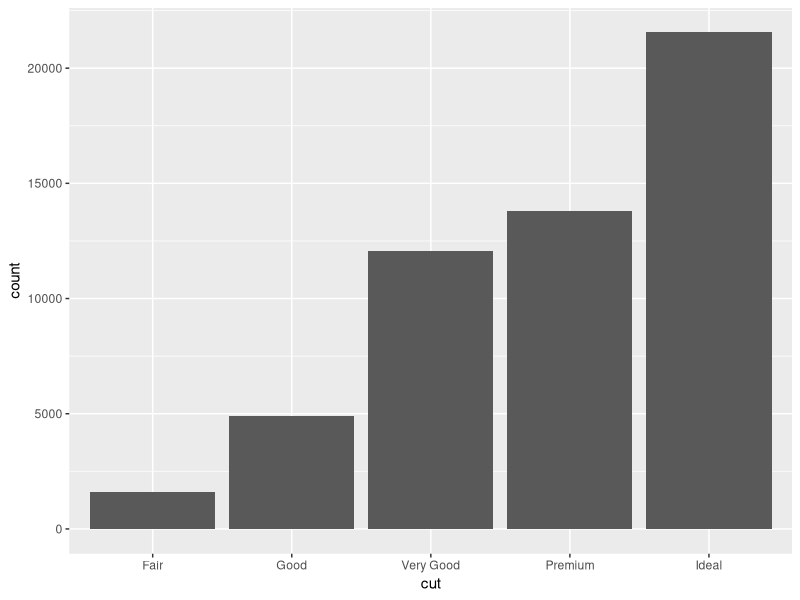
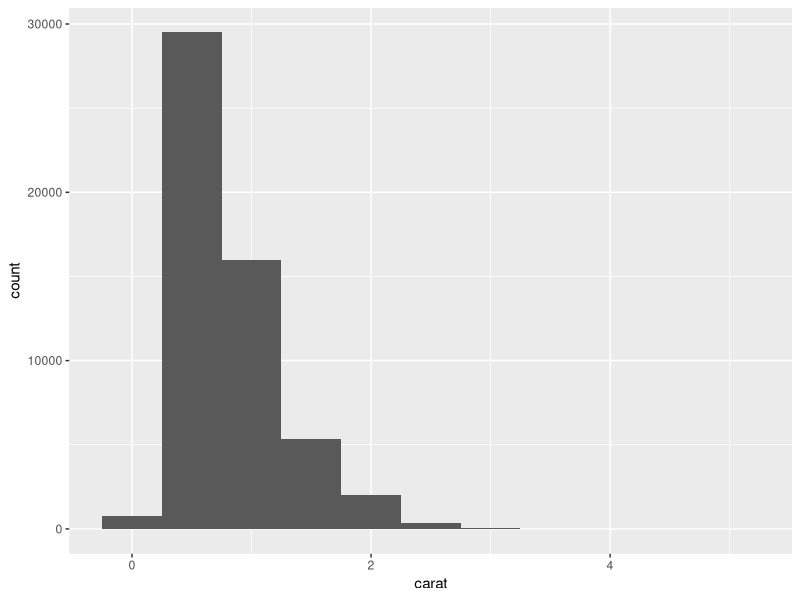
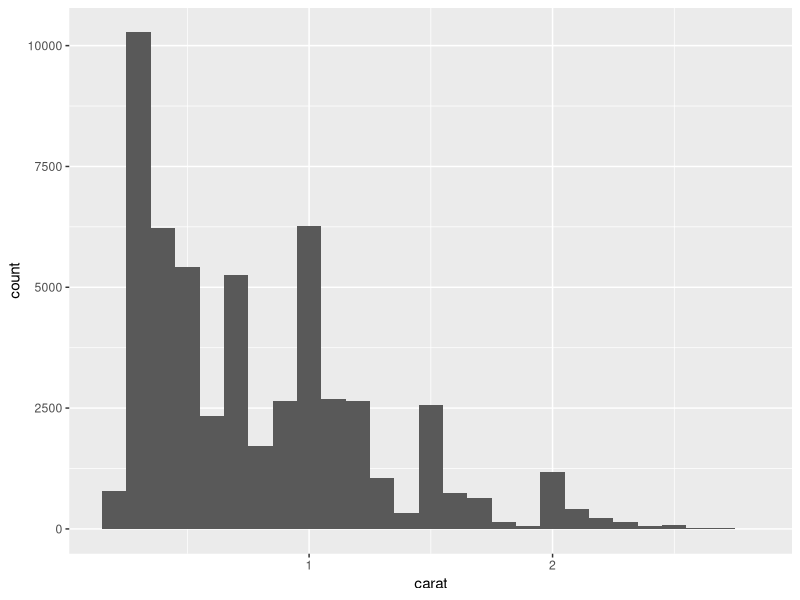
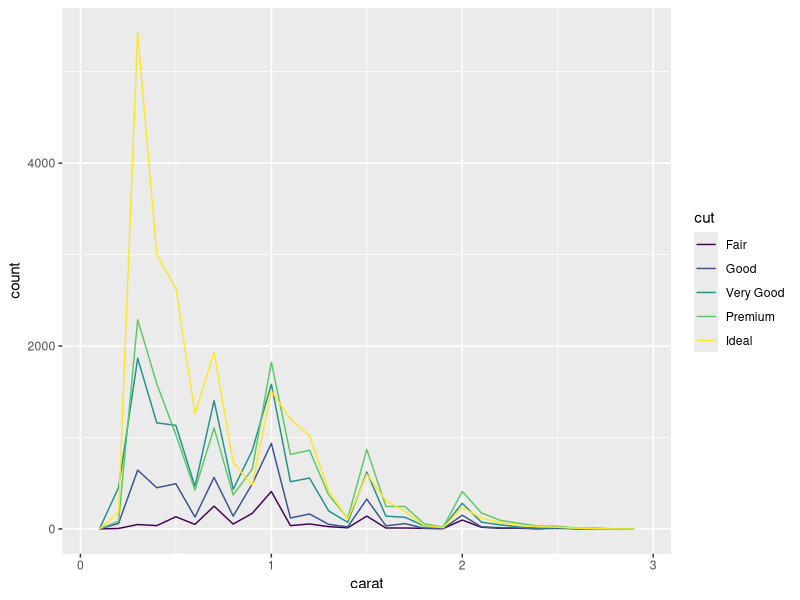
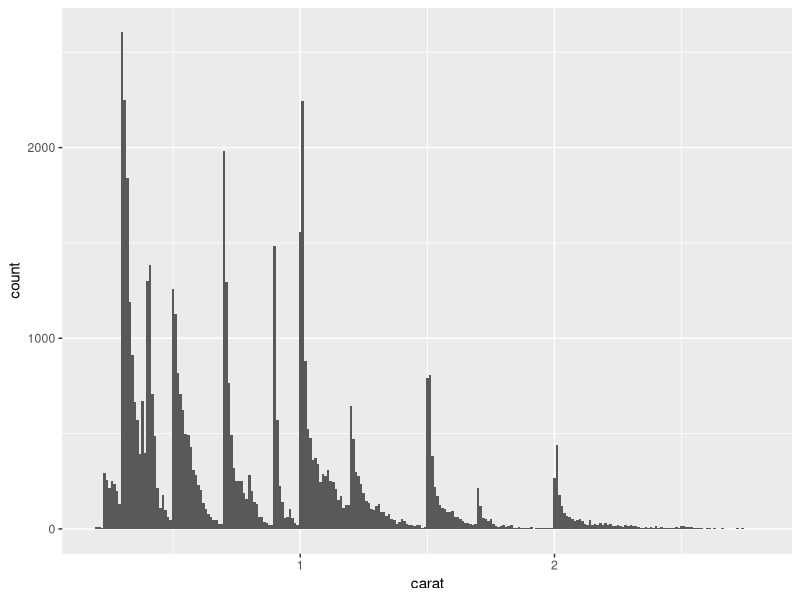
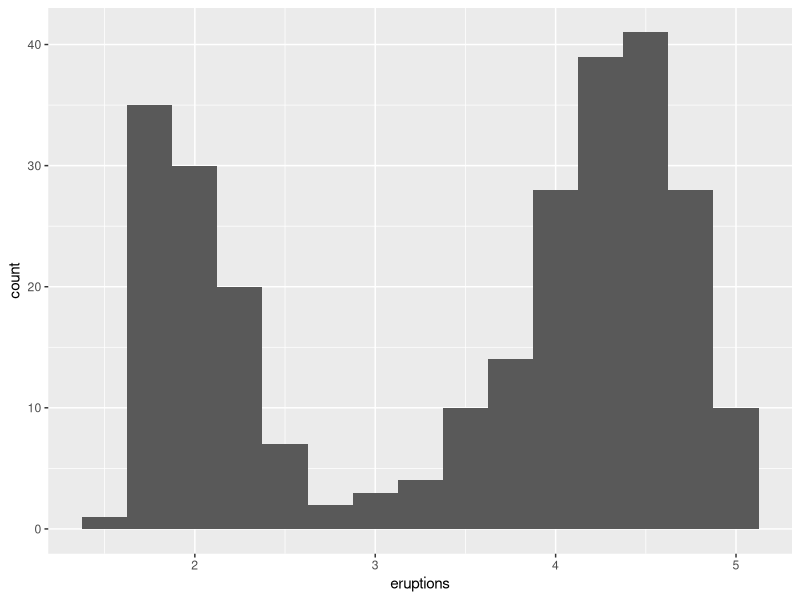

Generate these figures, in order, with R:
## ---- chunk 1
knitr::opts_chunk$set(echo = TRUE)
## ---- chunk 2
library(tidyverse)
## ---- chunk 3
ggplot(data=diamonds)+
  geom_bar(mapping=aes(x=cut))
## ---- chunk 4
diamonds %>%
  count(cut)
## ---- chunk 5
ggplot(data=diamonds)+
  geom_histogram(mapping=aes(x=carat),binwidth = 0.5)
## ---- chunk 6
diamonds %>%
  count(cut_width(carat,0.5))
## ---- chunk 7
smaller<- diamonds %>%
  filter(carat<3)
ggplot(data=smaller,mapping=aes(x=carat))+
  geom_histogram(binwidth=0.1)
## ---- chunk 8
ggplot(data=smaller,mapping=aes(x=carat,color=cut))+
  geom_freqpoly(binwidth=0.1)
## ---- chunk 9
ggplot(data=smaller,mapping=aes(x=carat))+
  geom_histogram(binwidth = 0.01)
## ---- chunk 10
ggplot(data=faithful,mapping=aes(x=eruptions))+
  geom_histogram(binwidth = 0.25)
